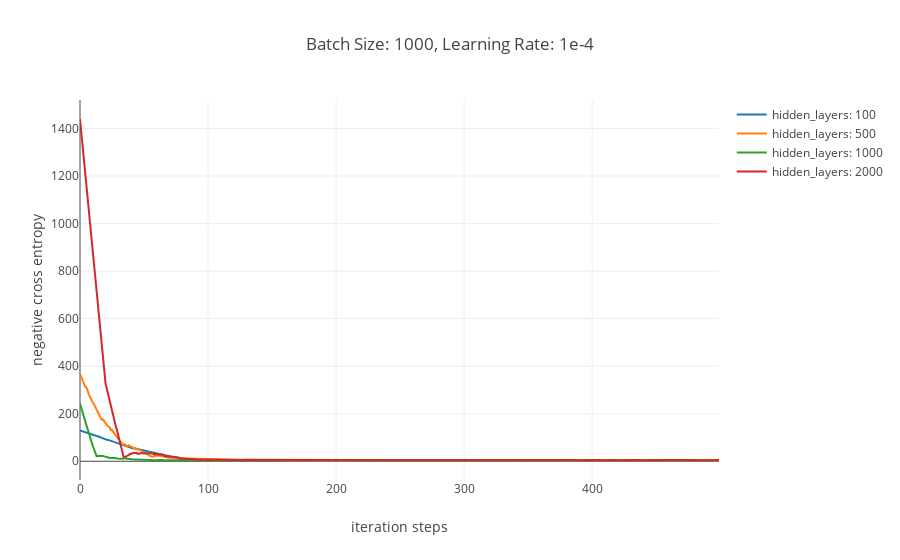

The notebook cell saved with this chart:
### Markdown cell above
We add a single hiddeen layer with neurons 100, 500, 1000, and 2000. Minimum of entropy is achieved but it is not able to present the fidelity. It is found the minimum of the negative entropy is obtained when the number of neuron is the smallest. However, the best fidelity is obtained when the number of neuron is 2000 which is the largest one. Furthermore, the worst case is searched when the number of neuron is 1000. It is probably we does not choose the proper objective or processed features can not be reduced to unit labels.

### Code cell
data = [go.Scatter(x=np.arange(2000),
                   y=np.array(dnn_features_estimator[0].loss),
                   mode="lines",
                   name="hidden_layers: 100"),
        go.Scatter(x=np.arange(2000),
                   y=np.array(dnn_features_estimator[1].loss),
                   mode="lines",
                   name="hidden_layers: 500"),
        go.Scatter(x=np.arange(2000),
                   y=np.array(dnn_features_estimator[2].loss),
                   mode="lines",
                   name="hidden_layers: 1000"),
        go.Scatter(x=np.arange(2000),
                   y=np.array(dnn_features_estimator[3].loss),
                   mode="lines",
                   name="hidden_layers: 2000"),
       ]
layout = go.Layout(
    title='Batch Size: 1000, Learning Rate: 1e-4',
    xaxis=dict(
        title='iteration steps',
    ),
    yaxis=dict(
        title='negative cross entropy'
    )
)
fig = go.Figure(data=data, layout=layout)
iplot(fig)

### Figure 1 — Plotly figure (JSON) as saved in the notebook; plotly's stock layout.template omitted (floating-point values rounded to 4 significant figures; data arrays with more than 128 entries replaced by an {"elided": "..."} marker saying what was removed)
{"data": [{"mode": "lines", "name": "hidden_layers: 100", "type": "scatter", "x": {"elided": "2000 int values"}, "y": {"elided": "500 float values"}}, {"mode": "lines", "name": "hidden_layers: 500", "type": "scatter", "x": {"elided": "2000 int values"}, "y": {"elided": "500 float values"}}, {"mode": "lines", "name": "hidden_layers: 1000", "type": "scatter", "x": {"elided": "2000 int values"}, "y": {"elided": "500 float values"}}, {"mode": "lines", "name": "hidden_layers: 2000", "type": "scatter", "x": {"elided": "2000 int values"}, "y": {"elided": "500 float values"}}], "layout": {"title": "Batch Size: 1000, Learning Rate: 1e-4", "xaxis": {"title": "iteration steps"}, "yaxis": {"title": "negative cross entropy"}}}
